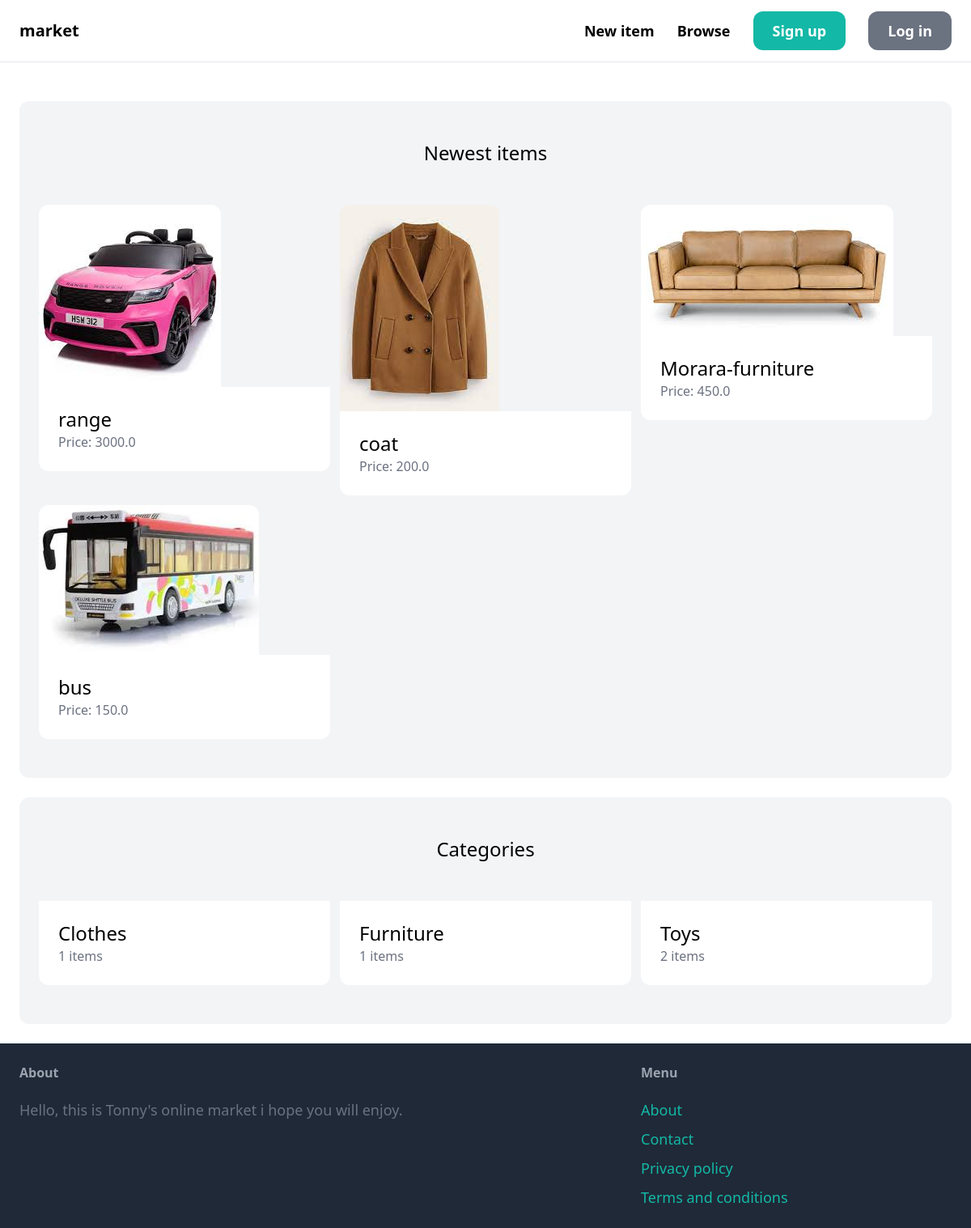
/, run on an earlier commit of the app's database.
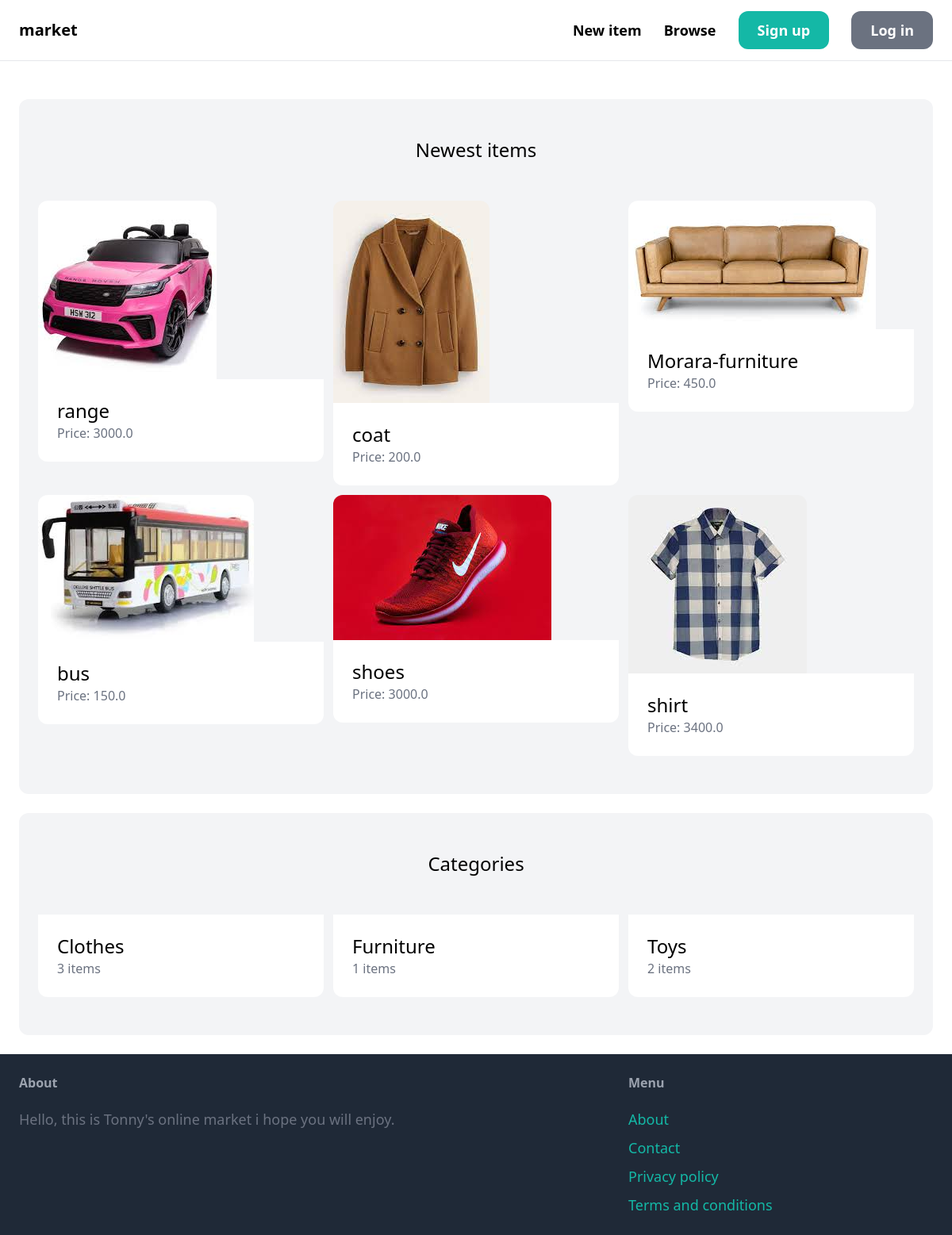
And on a later commit of the database.
### item/models.py (models this page shows, shortened)
class Item(models.Model):
    category = models.ForeignKey(Category, related_name='items', on_delete=models.CASCADE)
    name = models.CharField(max_length=255)
    description = models.TextField(blank=True, null=True)
    price = models.FloatField()
    image = models.ImageField(upload_to='items_images', blank=True, null=True)
    is_sold = models.BooleanField(default=False)
    created_by = models.ForeignKey(User, related_name='items', on_delete=models.CASCADE)
    created_at = models.DateTimeField(auto_now_add=True)

class Category(models.Model):
    name = models.CharField(max_length=255)
    class Meta:
        ordering = ('name',)
        verbose_name_plural = 'Categories'

### core/views.py (the view)
# urls.py: path('', views.index, name='index'),
def index(request):
    items = Item.objects.filter(is_sold=False)[0:6]
    categories = Category.objects.all()
    return render(request, 'core/index.html', {
        'categories': categories,
        'items': items,
    })

### core/templates/core/index.html (shortened to what this page needs)
{% extends 'core/base.html' %}
{% block content %}
   <div class="mt-6 px-6 py-12 bg-gray-100 rounded-xl">
         <h2 class="mb-12 text-2xl text-center">Newest items</h2>
         <div class="grid grid-cols-3 gap-3">
               {% for item in items %}
                  <div>
                     <a href="{% url 'item:detail' item.id %}">
                        <div>
                           <img src="{{ item.image.url }}" class="rounded-t-xl">
                        </div>
                        <div class="p-6 bg-white rounded-b-xl">
                              <h2 class="text-2xl">{{ item.name }}</h2>
                              <p class="text-gray-500">Price: {{ item.price }}</p>
                        </div>
                     </a>
                  </div>
               {% endfor %}
         </div>
   </div>
   <div class="mt-6 px-6 py-12 bg-gray-100 rounded-xl">
      <h2 class="mb-12 text-2xl text-center">Categories</h2>
      <div class="grid grid-cols-3 gap-3">
         {% for category in categories %}
         <div>
            <a href="#">
               <div class="p-6 bg-white rounded-b-xl">
                     <h2 class="text-2xl">{{ category.name }}</h2>
                     <p class="text-gray-500">{{ category.items.count }} items</p>
               </div>
            </a>
         </div>
         {% endfor %}
      </div>
   </div>
{% endblock %}

What changed in the data, as far as the page shows it:
added Item: image (picture), name "shoes", price "3000.0"
added Item: image (picture), name "shirt", price "3400.0"
computed for Category "Clothes": items.count "1" → "3"
